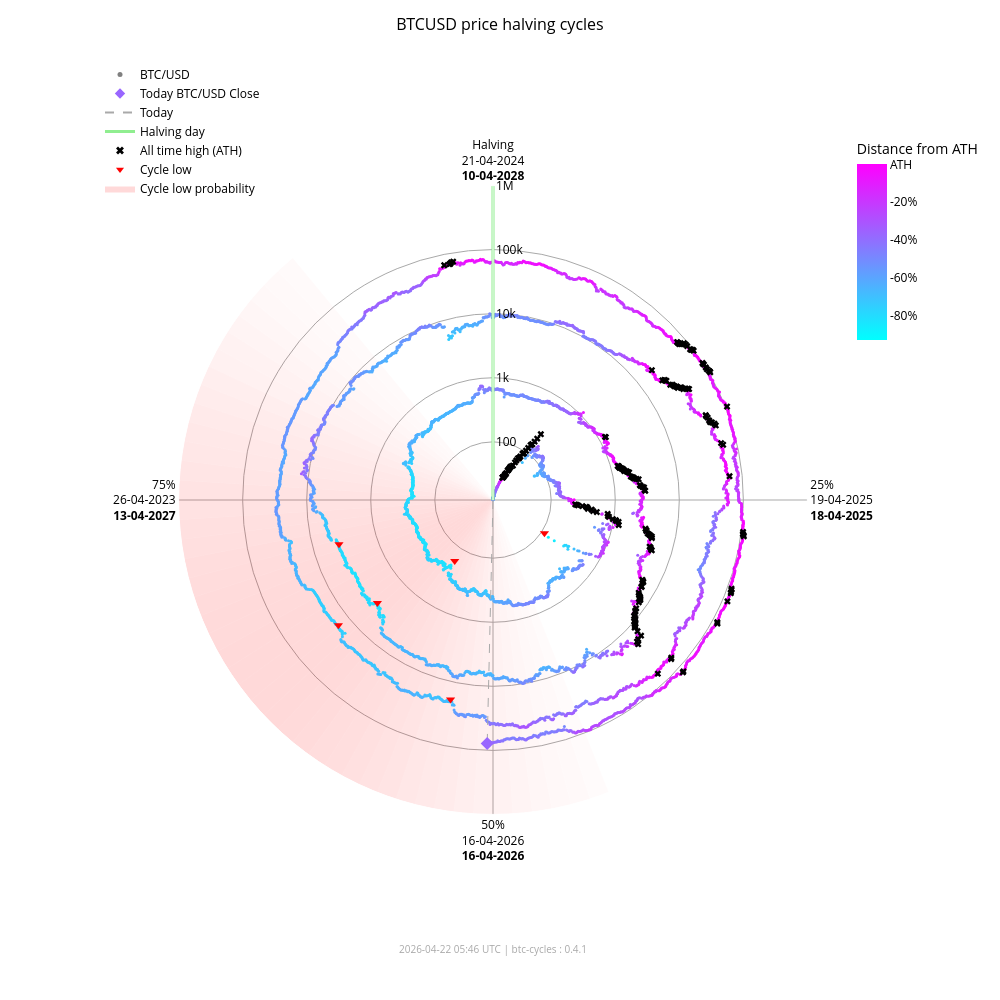

This figure's notebook cell:
### Markdown cell above
### Interactive chart (plotly)

### Code cell
fig_interactive = btc.plot(
    kind="interactive",
    from_date="2012-11-28",
)
# plotly config for interactivity
config = {"scrollZoom": True, "displayModeBar": True}
# display in notebook
fig_interactive.show(config=config)

### Figure 1 — Plotly figure (JSON) as saved in the notebook; plotly's stock layout.template omitted (floating-point values rounded to 4 significant figures; data arrays with more than 128 entries replaced by an {"elided": "..."} marker saying what was removed)
{"data": [{"fill": "toself", "fillcolor": "rgba(255,0,0,0.017168280509461755)", "hoverinfo": "skip", "line": {"width": 0}, "mode": "lines", "r": [12.35, 1000000, 1000000, 12.35, 12.35], "showlegend": false, "theta": [158.4, 158.4, 162.0, 162.0, 158.4], "type": "scatterpolar"}, {"fill": "toself", "fillcolor": "rgba(255,0,0,0.022114794501891175)", "hoverinfo": "skip", "line": {"width": 0}, "mode": "lines", "r": [12.35, 1000000, 1000000, 12.35, 12.35], "showlegend": false, "theta": [162.0, 162.0, 165.6, 165.6, 162.0], "type": "scatterpolar"}, {"fill": "toself", "fillcolor": "rgba(255,0,0,0.02790404259511669)", "hoverinfo": "skip", "line": {"width": 0}, "mode": "lines", "r": [12.35, 1000000, 1000000, 12.35, 12.35], "showlegend": false, "theta": [165.6, 165.6, 169.2, 169.2, 165.6], "type": "scatterpolar"}, {"fill": "toself", "fillcolor": "rgba(255,0,0,0.034518294852420334)", "hoverinfo": "skip", "line": {"width": 0}, "mode": "lines", "r": [12.35, 1000000, 1000000, 12.35, 12.35], "showlegend": false, "theta": [169.2, 169.2, 172.8, 172.8, 169.2], "type": "scatterpolar"}, {"fill": "toself", "fillcolor": "rgba(255,0,0,0.041901979682821514)", "hoverinfo": "skip", "line": {"width": 0}, "mode": "lines", "r": [12.35, 1000000, 1000000, 12.35, 12.35], "showlegend": false, "theta": [172.8, 172.8, 176.4, 176.4, 172.8], "type": "scatterpolar"}, {"fill": "toself", "fillcolor": "rgba(255,0,0,0.04996405861294358)", "hoverinfo": "skip", "line": {"width": 0}, "mode": "lines", "r": [12.35, 1000000, 1000000, 12.35, 12.35], "showlegend": false, "theta": [176.4, 176.4, 180.0, 180.0, 176.4], "type": "scatterpolar"}, {"fill": "toself", "fillcolor": "rgba(255,0,0,0.05858349692240514)", "hoverinfo": "skip", "line": {"width": 0}, "mode": "lines", "r": [12.35, 1000000, 1000000, 12.35, 12.35], "showlegend": false, "theta": [180.0, 180.0, 183.6, 183.6, 180.0], "type": "scatterpolar"}, {"fill": "toself", "fillcolor": "rgba(255,0,0,0.06761662035375064)", "hoverinfo": "skip", "line": {"width": 0}, "mode": "lines", "r": [12.35, 1000000, 1000000, 12.35, 12.35], "showlegend": false, "theta": [183.6, 183.6, 187.2, 187.2, 183.6], "type": "scatterpolar"}, {"fill": "toself", "fillcolor": "rgba(255,0,0,0.07690481219944661)", "hoverinfo": "skip", "line": {"width": 0}, "mode": "lines", "r": [12.35, 1000000, 1000000, 12.35, 12.35], "showlegend": false, "theta": [187.2, 187.2, 190.8, 190.8, 187.2], "type": "scatterpolar"}, {"fill": "toself", "fillcolor": "rgba(255,0,0,0.08628112000611096)", "hoverinfo": "skip", "line": {"width": 0}, "mode": "lines", "r": [12.35, 1000000, 1000000, 12.35, 12.35], "showlegend": false, "theta": [190.8, 190.8, 194.4, 194.4, 190.8], "type": "scatterpolar"}, {"fill": "toself", "fillcolor": "rgba(255,0,0,0.09557490841018089)", "hoverinfo": "skip", "line": {"width": 0}, "mode": "lines", "r": [12.35, 1000000, 1000000, 12.35, 12.35], "showlegend": false, "theta": [194.4, 194.4, 198.0, 198.0, 194.4], "type": "scatterpolar"}, {"fill": "toself", "fillcolor": "rgba(255,0,0,0.10461455782963762)", "hoverinfo": "skip", "line": {"width": 0}, "mode": "lines", "r": [12.35, 1000000, 1000000, 12.35, 12.35], "showlegend": false, "theta": [198.0, 198.0, 201.6, 201.6, 198.0], "type": "scatterpolar"}, {"fill": "toself", "fillcolor": "rgba(255,0,0,0.11322908719652829)", "hoverinfo": "skip", "line": {"width": 0}, "mode": "lines", "r": [12.35, 1000000, 1000000, 12.35, 12.35], "showlegend": false, "theta": [201.6, 201.6, 205.2, 205.2, 201.6], "type": "scatterpolar"}, {"fill": "toself", "fillcolor": "rgba(255,0,0,0.12125015337052986)", "hoverinfo": "skip", "line": {"width": 0}, "mode": "lines", "r": [12.35, 1000000, 1000000, 12.35, 12.35], "showlegend": false, "theta": [205.2, 205.2, 208.8, 208.8, 205.2], "type": "scatterpolar"}, {"fill": "toself", "fillcolor": "rgba(255,0,0,0.12851590515331976)", "hoverinfo": "skip", "line": {"width": 0}, "mode": "lines", "r": [12.35, 1000000, 1000000, 12.35, 12.35], "showlegend": false, "theta": [208.8, 208.8, 212.4, 212.4, 208.8], "type": "scatterpolar"}, {"fill": "toself", "fillcolor": "rgba(255,0,0,0.13487757461161184)", "hoverinfo": "skip", "line": {"width": 0}, "mode": "lines", "r": [12.35, 1000000, 1000000, 12.35, 12.35], "showlegend": false, "theta": [212.4, 212.4, 216.0, 216.0, 212.4], "type": "scatterpolar"}, {"fill": "toself", "fillcolor": "rgba(255,0,0,0.14020862181849592)", "hoverinfo": "skip", "line": {"width": 0}, "mode": "lines", "r": [12.35, 1000000, 1000000, 12.35, 12.35], "showlegend": false, "theta": [216.0, 216.0, 219.6, 219.6, 216.0], "type": "scatterpolar"}, {"fill": "toself", "fillcolor": "rgba(255,0,0,0.14441504950654527)", "hoverinfo": "skip", "line": {"width": 0}, "mode": "lines", "r": [12.35, 1000000, 1000000, 12.35, 12.35], "showlegend": false, "theta": [219.6, 219.6, 223.2, 223.2, 219.6], "type": "scatterpolar"}, {"fill": "toself", "fillcolor": "rgba(255,0,0,0.14744459351271713)", "hoverinfo": "skip", "line": {"width": 0}, "mode": "lines", "r": [12.35, 1000000, 1000000, 12.35, 12.35], "showlegend": false, "theta": [223.2, 223.2, 226.8, 226.8, 223.2], "type": "scatterpolar"}, {"fill": "toself", "fillcolor": "rgba(255,0,0,0.14929223192296423)", "hoverinfo": "skip", "line": {"width": 0}, "mode": "lines", "r": [12.35, 1000000, 1000000, 12.35, 12.35], "showlegend": false, "theta": [226.8, 226.8, 230.4, 230.4, 226.8], "type": "scatterpolar"}, {"fill": "toself", "fillcolor": "rgba(255,0,0,0.15)", "hoverinfo": "skip", "line": {"width": 0}, "mode": "lines", "r": [12.35, 1000000, 1000000, 12.35, 12.35], "showlegend": false, "theta": [230.4, 230.4, 234.0, 234.0, 230.4], "type": "scatterpolar"}, {"fill": "toself", "fillcolor": "rgba(255,0,0,0.14965033825231114)", "hoverinfo": "skip", "line": {"width": 0}, "mode": "lines", "r": [12.35, 1000000, 1000000, 12.35, 12.35], "showlegend": false, "theta": [234.0, 234.0, 237.6, 237.6, 234.0], "type": "scatterpolar"}, {"fill": "toself", "fillcolor": "rgba(255,0,0,0.14835378057909807)", "hoverinfo": "skip", "line": {"width": 0}, "mode": "lines", "r": [12.35, 1000000, 1000000, 12.35, 12.35], "showlegend": false, "theta": [237.6, 237.6, 241.2, 241.2, 237.6], "type": "scatterpolar"}, {"fill": "toself", "fillcolor": "rgba(255,0,0,0.14623322283554635)", "hoverinfo": "skip", "line": {"width": 0}, "mode": "lines", "r": [12.35, 1000000, 1000000, 12.35, 12.35], "showlegend": false, "theta": [241.2, 241.2, 244.8, 244.8, 241.2], "type": "scatterpolar"}, {"fill": "toself", "fillcolor": "rgba(255,0,0,0.1434078538226231)", "hoverinfo": "skip", "line": {"width": 0}, "mode": "lines", "r": [12.35, 1000000, 1000000, 12.35, 12.35], "showlegend": false, "theta": [244.8, 244.8, 248.4, 248.4, 244.8], "type": "scatterpolar"}, {"fill": "toself", "fillcolor": "rgba(255,0,0,0.13997983179373427)", "hoverinfo": "skip", "line": {"width": 0}, "mode": "lines", "r": [12.35, 1000000, 1000000, 12.35, 12.35], "showlegend": false, "theta": [248.4, 248.4, 252.0, 252.0, 248.4], "type": "scatterpolar"}, {"fill": "toself", "fillcolor": "rgba(255,0,0,0.13602598258454268)", "hoverinfo": "skip", "line": {"width": 0}, "mode": "lines", "r": [12.35, 1000000, 1000000, 12.35, 12.35], "showlegend": false, "theta": [252.0, 252.0, 255.6, 255.6, 252.0], "type": "scatterpolar"}, {"fill": "toself", "fillcolor": "rgba(255,0,0,0.13159547355344953)", "hoverinfo": "skip", "line": {"width": 0}, "mode": "lines", "r": [12.35, 1000000, 1000000, 12.35, 12.35], "showlegend": false, "theta": [255.6, 255.6, 259.2, 259.2, 255.6], "type": "scatterpolar"}, {"fill": "toself", "fillcolor": "rgba(255,0,0,0.12671301775492697)", "hoverinfo": "skip", "line": {"width": 0}, "mode": "lines", "r": [12.35, 1000000, 1000000, 12.35, 12.35], "showlegend": false, "theta": [259.2, 259.2, 262.8, 262.8, 259.2], "type": "scatterpolar"}, {"fill": "toself", "fillcolor": "rgba(255,0,0,0.12138610149219965)", "hoverinfo": "skip", "line": {"width": 0}, "mode": "lines", "r": [12.35, 1000000, 1000000, 12.35, 12.35], "showlegend": false, "theta": [262.8, 262.8, 266.4, 266.4, 262.8], "type": "scatterpolar"}, {"fill": "toself", "fillcolor": "rgba(255,0,0,0.1156142551644921)", "hoverinfo": "skip", "line": {"width": 0}, "mode": "lines", "r": [12.35, 1000000, 1000000, 12.35, 12.35], "showlegend": false, "theta": [266.4, 266.4, 270.0, 270.0, 266.4], "type": "scatterpolar"}, {"fill": "toself", "fillcolor": "rgba(255,0,0,0.10939851441251548)", "hoverinfo": "skip", "line": {"width": 0}, "mode": "lines", "r": [12.35, 1000000, 1000000, 12.35, 12.35], "showlegend": false, "theta": [270.0, 270.0, 273.6, 273.6, 270.0], "type": "scatterpolar"}, {"fill": "toself", "fillcolor": "rgba(255,0,0,0.10274974912946185)", "hoverinfo": "skip", "line": {"width": 0}, "mode": "lines", "r": [12.35, 1000000, 1000000, 12.35, 12.35], "showlegend": false, "theta": [273.6, 273.6, 277.2, 277.2, 273.6], "type": "scatterpolar"}, {"fill": "toself", "fillcolor": "rgba(255,0,0,0.09569517349791425)", "hoverinfo": "skip", "line": {"width": 0}, "mode": "lines", "r": [12.35, 1000000, 1000000, 12.35, 12.35], "showlegend": false, "theta": [277.2, 277.2, 280.8, 280.8, 277.2], "type": "scatterpolar"}, {"fill": "toself", "fillcolor": "rgba(255,0,0,0.08828282625646727)", "hoverinfo": "skip", "line": {"width": 0}, "mode": "lines", "r": [12.35, 1000000, 1000000, 12.35, 12.35], "showlegend": false, "theta": [280.8, 280.8, 284.4, 284.4, 280.8], "type": "scatterpolar"}, {"fill": "toself", "fillcolor": "rgba(255,0,0,0.08058400018765345)", "hoverinfo": "skip", "line": {"width": 0}, "mode": "lines", "r": [12.35, 1000000, 1000000, 12.35, 12.35], "showlegend": false, "theta": [284.4, 284.4, 288.0, 288.0, 284.4], "type": "scatterpolar"}, {"fill": "toself", "fillcolor": "rgba(255,0,0,0.07269354608292704)", "hoverinfo": "skip", "line": {"width": 0}, "mode": "lines", "r": [12.35, 1000000, 1000000, 12.35, 12.35], "showlegend": false, "theta": [288.0, 288.0, 291.6, 291.6, 288.0], "type": "scatterpolar"}, {"fill": "toself", "fillcolor": "rgba(255,0,0,0.06472784449068783)", "hoverinfo": "skip", "line": {"width": 0}, "mode": "lines", "r": [12.35, 1000000, 1000000, 12.35, 12.35], "showlegend": false, "theta": [291.6, 291.6, 295.2, 295.2, 291.6], "type": "scatterpolar"}, {"fill": "toself", "fillcolor": "rgba(255,0,0,0.05682021976743955)", "hoverinfo": "skip", "line": {"width": 0}, "mode": "lines", "r": [12.35, 1000000, 1000000, 12.35, 12.35], "showlegend": false, "theta": [295.2, 295.2, 298.8, 298.8, 295.2], "type": "scatterpolar"}, {"fill": "toself", "fillcolor": "rgba(255,0,0,0.04911378436707333)", "hoverinfo": "skip", "line": {"width": 0}, "mode": "lines", "r": [12.35, 1000000, 1000000, 12.35, 12.35], "showlegend": false, "theta": [298.8, 298.8, 302.4, 302.4, 298.8], "type": "scatterpolar"}, {"fill": "toself", "fillcolor": "rgba(255,0,0,0.04175213714896469)", "hoverinfo": "skip", "line": {"width": 0}, "mode": "lines", "r": [12.35, 1000000, 1000000, 12.35, 12.35], "showlegend": false, "theta": [302.4, 302.4, 306.0, 306.0, 302.4], "type": "scatterpolar"}, {"fill": "toself", "fillcolor": "rgba(255,0,0,0.034868865657538876)", "hoverinfo": "skip", "line": {"width": 0}, "mode": "lines", "r": [12.35, 1000000, 1000000, 12.35, 12.35], "showlegend": false, "theta": [306.0, 306.0, 309.6, 309.6, 306.0], "type": "scatterpolar"}, {"fill": "toself", "fillcolor": "rgba(255,0,0,0.02857722515334582)", "hoverinfo": "skip", "line": {"width": 0}, "mode": "lines", "r": [12.35, 1000000, 1000000, 12.35, 12.35], "showlegend": false, "theta": [309.6, 309.6, 313.2, 313.2, 309.6], "type": "scatterpolar"}, {"fill": "toself", "fillcolor": "rgba(255,0,0,0.022961515313555197)", "hoverinfo": "skip", "line": {"width": 0}, "mode": "lines", "r": [12.35, 1000000, 1000000, 12.35, 12.35], "showlegend": false, "theta": [313.2, 313.2, 316.8, 316.8, 313.2], "type": "scatterpolar"}, {"fill": "toself", "fillcolor": "rgba(255,0,0,0.01807146942917362)", "hoverinfo": "skip", "line": {"width": 0}, "mode": "lines", "r": [12.35, 1000000, 1000000, 12.35, 12.35], "showlegend": false, "theta": [316.8, 316.8, 320.4, 320.4, 316.8], "type": "scatterpolar"}, {"hoverinfo": "text", "marker": {"color": {"elided": "4894 str values"}, "size": 3}, "mode": "markers", "r": {"elided": "4894 float values"}, "showlegend": false, "text": {"elided": "4894 str values"}, "theta": {"elided": "4894 float values"}, "type": "scatterpolar"}, {"hoverinfo": "skip", "line": {"color": "lightgreen", "width": 3}, "mode": "lines", "r": [12.35, 1000000], "showlegend": false, "theta": [0, 0], "type": "scatterpolar"}, {"hoverinfo": "skip", "line": {"color": "darkgrey", "dash": "dash", "width": 1}, "mode": "lines", "r": [12.35, 78130.0], "showlegend": false, "theta": [181.4, 181.4], "type": "scatterpolar"}, {"hoverinfo": "text", "marker": {"color": "#9966ff", "size": 10, "symbol": "diamond"}, "mode": "markers", "r": [78130.0], "showlegend": false, "text": ["Today<br>Date: 2026-04-22<br>Price: $78,129.56"], "theta": [181.4], "type": "scatterpolar"}, {"hoverinfo": "text", "marker": {"color": "black", "size": 6, "symbol": "x"}, "mode": "markers", "r": {"elided": "195 float values"}, "showlegend": false, "text": {"elided": "195 str values"}, "theta": {"elided": "195 float values"}, "type": "scatterpolar"}, {"hoverinfo": "text", "marker": {"color": "red", "size": 8, "symbol": "triangle-down"}, "mode": "markers", "r": [111.6, 164.9, 3233.0, 3925.0, 18950.0, 15760.0], "showlegend": false, "text": ["Cycle Low<br>Date: 2014-02-21<br>Price: $111.56<br>ATH distance: -91.0%", "Cycle Low<br>Date: 2015-01-14<br>Price: $164.92<br>ATH distance: -86.7%", "Cycle Low<br>Date: 2018-12-15<br>Price: $3,232.51<br>ATH distance: -83.3%", "Cycle Low<br>Date: 2019-03-25<br>Price: $3,924.55<br>ATH distance: -79.7%", "Cycle Low<br>Date: 2022-06-18<br>Price: $18,954.25<br>ATH distance: -71.9%", "Cycle Low<br>Date: 2022-11-21<br>Price: $15,760.19<br>ATH distance: -76.7%"], "theta": [122.8, 212.1, 228.3, 254.0, 192.0, 231.0], "type": "scatterpolar"}, {"marker": {"color": "grey", "size": 5}, "mode": "markers", "name": "BTC/USD", "r": [null], "theta": [null], "type": "scatterpolar"}, {"marker": {"color": "#9966ff", "size": 8, "symbol": "diamond"}, "mode": "markers", "name": "Today BTC/USD Close", "r": [null], "theta": [null], "type": "scatterpolar"}, {"line": {"color": "darkgrey", "dash": "dash"}, "mode": "lines", "name": "Today", "r": [null], "theta": [null], "type": "scatterpolar"}, {"line": {"color": "lightgreen", "width": 3}, "mode": "lines", "name": "Halving day", "r": [null], "theta": [null], "type": "scatterpolar"}, {"marker": {"color": "black", "size": 7, "symbol": "x"}, "mode": "markers", "name": "All time high (ATH)", "r": [null], "theta": [null], "type": "scatterpolar"}, {"marker": {"color": "red", "size": 7, "symbol": "triangle-down"}, "mode": "markers", "name": "Cycle low", "r": [null], "theta": [null], "type": "scatterpolar"}, {"fill": "toself", "fillcolor": "rgba(255,0,0,0.15)", "line": {"width": 0}, "mode": "lines", "name": "Cycle low probability", "r": [null], "theta": [null], "type": "scatterpolar"}, {"hoverinfo": "skip", "marker": {"cmax": 0, "cmin": -0.9307, "color": [0], "colorbar": {"len": 0.25, "ticktext": ["ATH", "-20%", "-40%", "-60%", "-80%", "-100%"], "tickvals": [0, -0.2, -0.4, -0.6, -0.8, -1.0], "title": {"text": "Distance from ATH"}, "x": 0.95, "y": 0.92, "yanchor": "top"}, "colorscale": {"elided": "256x2 mixed values"}, "showscale": true, "size": 0}, "mode": "markers", "r": [null], "showlegend": false, "theta": [null], "type": "scatterpolar"}], "layout": {"annotations": [{"font": {"color": "darkgrey", "size": 10}, "showarrow": false, "text": "2026-04-22 05:46 UTC | btc-cycles : 0.4.1", "x": 0.5, "xref": "paper", "y": -0.02, "yref": "paper"}], "font": {"color": "black"}, "height": 1000, "legend": {"bgcolor": "rgba(0,0,0,0)", "font": {"color": "black"}, "x": 0.0, "y": 1.0}, "margin": {"b": 60, "l": 100, "r": 80, "t": 60}, "paper_bgcolor": "white", "plot_bgcolor": "white", "polar": {"angularaxis": {"color": "black", "direction": "clockwise", "gridcolor": "darkgrey", "rotation": 90, "ticktext": ["Halving<br>21-04-2024<br><b>10-04-2028</b>", "25%<br>19-04-2025<br><b>18-04-2025</b>", "50%<br>16-04-2026<br><b>16-04-2026</b>", "75%<br>26-04-2023<br><b>13-04-2027</b>"], "tickvals": [0, 90, 180, 270]}, "bgcolor": "white", "domain": {"x": [0.1, 0.9], "y": [0.05, 0.95]}, "radialaxis": {"angle": 90, "color": "black", "gridcolor": "darkgrey", "range": [1.092, 6.0], "tickangle": 90, "ticktext": ["100", "1k", "10k", "100k", "1M"], "tickvals": [100, 1000, 10000, 100000, 1000000], "type": "log"}}, "title": {"font": {"color": "black", "size": 16}, "text": "BTCUSD price halving cycles", "x": 0.5}, "width": 1000}}
